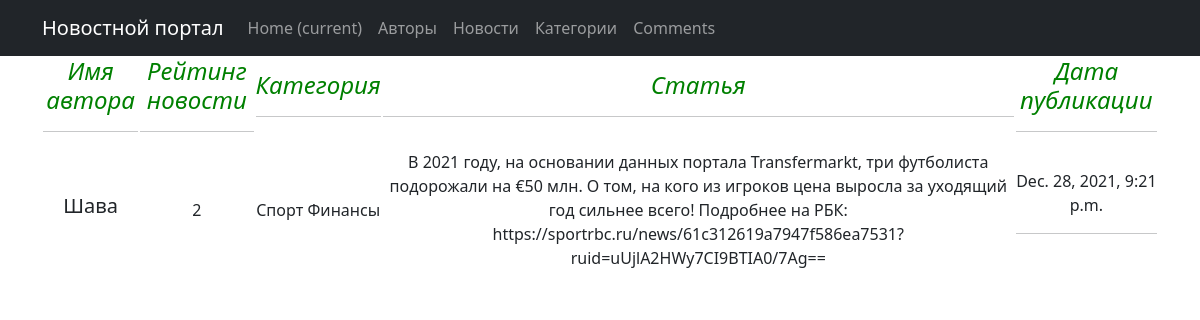
The app's page /authors/1/ with its own data.
### news/models.py (models this page shows, shortened)
class Post(models.Model):
    author = models.ForeignKey(Author, on_delete=models.CASCADE)
    NEWS = 'NW'
    ARTICLE = 'AR'
    CATEGORY_CHOICES = (
        (NEWS, 'Новости'),
        (ARTICLE, 'Статья'),
    )
    categoryType = models.CharField(max_length=2, choices=CATEGORY_CHOICES, default=ARTICLE)
    dateCreation = models.DateTimeField(auto_now_add=True, verbose_name="Время создания новости")
    postCategory = models.ManyToManyField(Category, through='PostCategory', verbose_name="Название категории")
    title = models.CharField(max_length=128)
    text = models.TextField()
    rating = models.SmallIntegerField(default=0)

class Author(models.Model):
    authorUser = models.OneToOneField(User, on_delete=models.CASCADE)
    ratingAuthor = models.SmallIntegerField(default=0)
    def __str__(self):
        return self.authorUser.username

class Category(models.Model):
    name = models.CharField(max_length=64, unique=True)
    def __str__(self):
        return self.name

### news/views.py (the view)
# urls.py: path('<int:pk>/', NewsDetailView.as_view(), name='news_detail'),
class NewsDetailView(DetailView):
    template_name = 'news_detail.html'
    queryset = Post.objects.all()

### news/templates/news_detail.html (shortened to what this page needs)
{% extends 'flatpages/default.html' %}
{% block content %}
<table>
    <tr>
        <td>
            <h4><em><span style="color: #008000;">Имя автора</span></em></h4>
            <hr/>
        </td>
        <td>
            <h4><em><span style="color: #008000;">Рейтинг новости</span></em></h4>
            <hr/>
        </td>
        <td>
            <h4><em><span style="color: #008000;">Категория</span></em></h4>
            <hr/>
        </td>
        <td>
            <h4><em><span style="color: #008000;">Статья</span></em></h4>
            <hr/>
        </td>
        <td>
            <h4><em><span style="color: #008000;">Дата публикации</span></em></h4>
            <hr/>
        </td>
    </tr>
    <tr>
        <td>
            <h5>{{ post.author|title }}</h5>
        </td>
        <td>
            {{ post.rating }}
        </td>
        <td>
            {% for new in post.postCategory.all %}
            {{ new|title }}
            {% endfor %}
        </td>
        <td>
            {{ post.text }}
        </td>
        <td>
            {{ post.dateCreation }}
            <hr/>
        </td>
    </tr>
</table>
{% endblock content %}

### records on screen
Post: author "Шава", rating "2", text "В 2021 году, на основании данных портала Transfermarkt, три футболиста подорожали на €50 млн. О том, на кого из игроков цена выросла за уходящий год сильнее всего! Подробнее на РБК: https://sportrbc.ru/news/61c312619a7947f586ea7531?ruid=uUjlA2HWy7CI9BTIA0/7Ag==", dateCreation "Dec. 28, 2021, 9:21 p.m."
Category: name "Спорт"
Category: name "Финансы"
